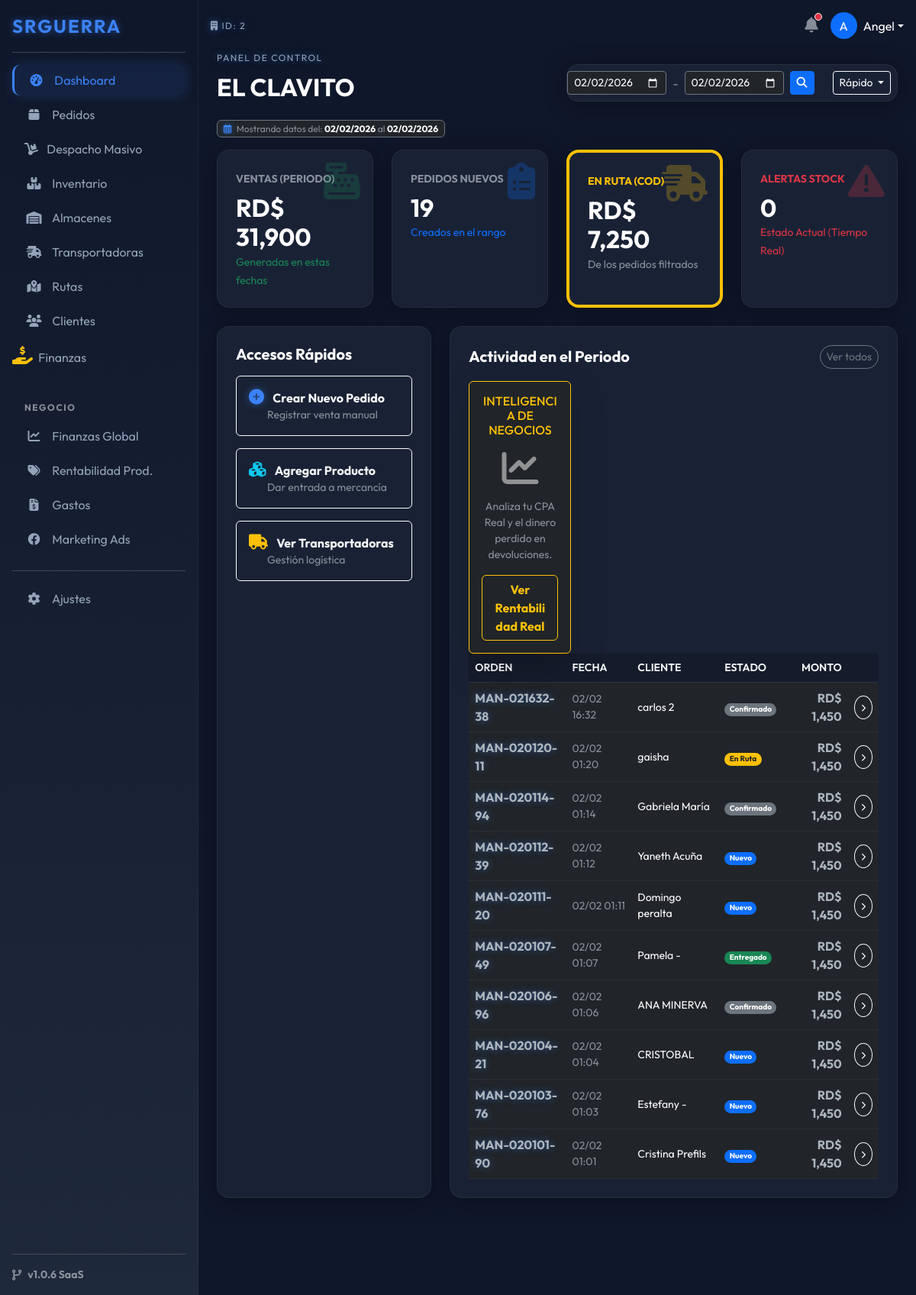
The app's page /index.php?ruta=dashboard&f_ini=2026-02-02&f_fin=2026-02-02 (signed in) with its own data.
### tables this page shows
CREATE TABLE `empresas` (
  `id` int(11) NOT NULL,
  `nombre_comercial` varchar(150) NOT NULL,
  `razon_social` varchar(150) DEFAULT NULL,
  `rnc` varchar(20) DEFAULT NULL,
  `telefono_contacto` varchar(20) DEFAULT NULL,
  `email_contacto` varchar(100) DEFAULT NULL,
  `direccion` text DEFAULT NULL,
  `logo` varchar(255) DEFAULT NULL,
  `sitio_web` varchar(100) DEFAULT NULL,
  `shopify_secret` varchar(255) DEFAULT NULL,
  `plan_suscripcion` enum('Gratis','Pro','Enterprise') DEFAULT 'Pro',
  `estado` enum('Activo','Suspendido') DEFAULT 'Activo',
  `fecha_registro` datetime DEFAULT current_timestamp()
);

CREATE TABLE `pedidos` (
  `id` int(11) NOT NULL,
  `empresa_id` int(11) NOT NULL,
  `cliente_id` int(11) NOT NULL,
  `transportadora_id` int(11) DEFAULT NULL,
  `almacen_id` int(11) DEFAULT NULL,
  `shopify_order_id` bigint(20) DEFAULT NULL,
  `origen` varchar(50) DEFAULT 'Manual',
  `numero_orden` varchar(50) NOT NULL,
  `estado_interno` enum('Nuevo','Confirmado','En Ruta','Entregado','Devuelto','Rechazado','Cancelado') DEFAULT 'Nuevo',
  `total_venta` decimal(10,2) NOT NULL,
  `costo_envio_real` decimal(10,2) DEFAULT 0.00,
  `costo_empaque_real` decimal(10,2) DEFAULT 0.00,
  `notas_internas` text DEFAULT NULL,
  `motivo_rechazo` text DEFAULT NULL,
  `guia_transporte` varchar(100) DEFAULT NULL,
  `fecha_creacion` datetime DEFAULT current_timestamp(),
  `fecha_entrega` datetime DEFAULT NULL,
  `fecha_actualizacion` datetime DEFAULT NULL
);

CREATE TABLE `clientes` (
  `id` int(11) NOT NULL,
  `empresa_id` int(11) NOT NULL,
  `nombre` varchar(150) NOT NULL,
  `telefono` varchar(50) NOT NULL,
  `email` varchar(150) DEFAULT NULL,
  `provincia` varchar(100) DEFAULT NULL,
  `ciudad` varchar(100) DEFAULT NULL,
  `direccion` text DEFAULT NULL,
  `shopify_customer_id` bigint(20) DEFAULT NULL
);

### modules/dashboard/index.php (the view, shortened to what this page needs)
<?php
$empresa_id = $_SESSION['empresa_id'];
$stmt_emp = $pdo->prepare("SELECT nombre_comercial FROM empresas WHERE id = ?");
$stmt_emp->execute([$empresa_id]);
$nombre_empresa = $stmt_emp->fetchColumn();
$fecha_inicio = isset($_GET['f_ini']) ? $_GET['f_ini'] : date('Y-m-d');
$fecha_fin    = isset($_GET['f_fin']) ? $_GET['f_fin'] : date('Y-m-d');
$sql_f_ini = $fecha_inicio . " 00:00:00";
$sql_f_fin = $fecha_fin . " 23:59:59";
$sql_ventas = "SELECT SUM(total_venta) FROM pedidos
               WHERE empresa_id = ?
               AND estado_interno != 'Cancelado'
               AND fecha_creacion BETWEEN ? AND ?";
$stmt = $pdo->prepare($sql_ventas);
$stmt->execute([$empresa_id, $sql_f_ini, $sql_f_fin]);
$ventas_periodo = $stmt->fetchColumn() ?: 0;
$sql_conteo = "SELECT COUNT(*) FROM pedidos
               WHERE empresa_id = ?
               AND fecha_creacion BETWEEN ? AND ?";
$stmt = $pdo->prepare($sql_conteo);
$stmt->execute([$empresa_id, $sql_f_ini, $sql_f_fin]);
$total_pedidos_periodo = $stmt->fetchColumn() ?: 0;
$sql_ruta = "SELECT SUM(total_venta) FROM pedidos
             WHERE empresa_id = ?
             AND estado_interno = 'En Ruta'
             AND fecha_creacion BETWEEN ? AND ?";
$stmt = $pdo->prepare($sql_ruta);
$stmt->execute([$empresa_id, $sql_f_ini, $sql_f_fin]);
$dinero_calle = $stmt->fetchColumn() ?: 0;
$sql_stock = "SELECT COUNT(*) FROM productos WHERE empresa_id = ? AND stock_actual <= 10";
$stmt = $pdo->prepare($sql_stock);
$stmt->execute([$empresa_id]);
$alertas_stock = $stmt->fetchColumn() ?: 0;
$sql_recent = "SELECT p.*, c.nombre as cliente FROM pedidos p
               LEFT JOIN clientes c ON p.cliente_id = c.id
               WHERE p.empresa_id = ?
               AND p.fecha_creacion BETWEEN ? AND ?
               ORDER BY p.id DESC LIMIT 10";
$stmt = $pdo->prepare($sql_recent);
$stmt->execute([$empresa_id, $sql_f_ini, $sql_f_fin]);
$ultimos_pedidos = $stmt->fetchAll();
?>
<div class="row align-items-end mb-4" style="position: relative; z-index: 1050;">
        <div class="col-md-6">
        <span class="h-label text-neon">PANEL DE CONTROL</span>
        <h2 class="fw-bold text-white mb-0"><?php echo strtoupper($nombre_empresa); ?></h2>
    </div>
    <div class="col-md-6">
        <div class="card-glass p-2">
            <form action="index.php" method="GET" class="d-flex gap-2 align-items-center justify-content-end">
                <input type="date" name="f_ini" value="<?php echo $fecha_inicio; ?>" class="form-control form-control-sm bg-dark text-white border-secondary" style="max-width: 130px;">
                <span class="text-muted">-</span>
                <input type="date" name="f_fin" value="<?php echo $fecha_fin; ?>" class="form-control form-control-sm bg-dark text-white border-secondary" style="max-width: 130px;">
                <button type="submit" class="btn btn-sm btn-primary"><i class="fas fa-search"></i></button>
                <div class="dropdown">
                    <button class="btn btn-sm btn-outline-light dropdown-toggle" type="button" data-bs-toggle="dropdown">
                        Rápido
                    </button>
                </div>
            </form>
        </div>
    </div>
</div>
<div class="d-flex align-items-center mb-3">
    <span class="badge bg-dark border border-secondary text-muted fw-normal">
        <i class="far fa-calendar-alt me-1 text-neon"></i>
        Mostrando datos del: <b class="text-white"><?php echo date('d/m/Y', strtotime($fecha_inicio)); ?></b> al <b class="text-white"><?php echo date('d/m/Y', strtotime($fecha_fin)); ?></b>
    </span>
</div>
<div class="row g-4 mb-4">
    <div class="col-md-3">
        <div class="card-glass p-4 h-100 position-relative overflow-hidden">
            <div class="position-absolute top-0 end-0 p-3 opacity-25">
                <i class="fas fa-cash-register fa-3x text-success"></i>
            </div>
            <small class="text-muted text-uppercase fw-bold">Ventas (Periodo)</small>
            <h2 class="text-white fw-bold mb-0 mt-2">RD$ <?php echo number_format($ventas_periodo, 0); ?></h2>
            <small class="text-success">Generadas en estas fechas</small>
        </div>
    </div>
    <div class="col-md-3">
        <div class="card-glass p-4 h-100 position-relative overflow-hidden">
            <div class="position-absolute top-0 end-0 p-3 opacity-25">
                <i class="fas fa-clipboard-list fa-3x text-primary"></i>
            </div>
            <small class="text-muted text-uppercase fw-bold">Pedidos Nuevos</small>
            <h2 class="text-white fw-bold mb-0 mt-2"><?php echo $total_pedidos_periodo; ?></h2>
            <small class="text-primary">Creados en el rango</small>
        </div>
    </div>
    <div class="col-md-3">
        <div class="card-glass p-4 h-100 position-relative overflow-hidden border-start border-4 border-warning">
            <div class="position-absolute top-0 end-0 p-3 opacity-25">
                <i class="fas fa-shipping-fast fa-3x text-warning"></i>
            </div>
            <small class="text-warning text-uppercase fw-bold">En Ruta (COD)</small>
            <h2 class="text-white fw-bold mb-0 mt-2">RD$ <?php echo number_format($dinero_calle, 0); ?></h2>
            <small class="text-muted">De los pedidos filtrados</small>
        </div>
    </div>
    <div class="col-md-3">
        <div class="card-glass p-4 h-100 position-relative overflow-hidden <?php echo $alertas_stock > 0 ? 'bg-danger bg-opacity-10' : ''; ?>">
            <div class="position-absolute top-0 end-0 p-3 opacity-25">
                <i class="fas fa-exclamation-triangle fa-3x text-danger"></i>
            </div>
            <small class="text-danger text-uppercase fw-bold">Alertas Stock</small>
            <h2 class="text-white fw-bold mb-0 mt-2"><?php echo $alertas_stock; ?></h2>
            <small class="text-danger">Estado Actual (Tiempo Real)</small>
        </div>
    </div>
</div>
<div class="row g-4">
    <div class="col-md-4">
        <div class="card-glass p-4 h-100">
            <h5 class="text-white fw-bold mb-3">Accesos Rápidos</h5>
            <div class="d-grid gap-3">
                <a href="index.php?ruta=pedidos/nuevo" class="btn btn-outline-light text-start p-3 hover-scale">
                    <i class="fas fa-plus-circle text-neon me-2 fs-5"></i>
                    <span class="fw-bold">Crear Nuevo Pedido</span>
                    <small class="d-block text-muted ms-4">Registrar venta manual</small>
                </a>
                <a href="index.php?ruta=inventario/nuevo" class="btn btn-outline-light text-start p-3 hover-scale">
                    <i class="fas fa-cubes text-info me-2 fs-5"></i>
                    <span class="fw-bold">Agregar Producto</span>
                    <small class="d-block text-muted ms-4">Dar entrada a mercancía</small>
                </a>
                <a href="index.php?ruta=transportadoras" class="btn btn-outline-light text-start p-3 hover-scale">
                    <i class="fas fa-truck text-warning me-2 fs-5"></i>
                    <span class="fw-bold">Ver Transportadoras</span>
                    <small class="d-block text-muted ms-4">Gestión logística</small>
                </a>
            </div>
        </div>
    </div>
    <div class="col-md-8">
        <div class="card-glass p-4 h-100">
            <div class="d-flex justify-content-between align-items-center mb-3">
                <h5 class="text-white fw-bold mb-0">Actividad en el Periodo</h5>
                <a href="index.php?ruta=pedidos&f_ini=<?php echo $fecha_inicio; ?>&f_fin=<?php echo $fecha_fin; ?>" class="btn btn-sm btn-outline-secondary rounded-pill">
                    Ver todos
                </a>
            </div>
            <div class="col-md-3">
    <div class="card bg-dark border-warning shadow-lg h-100">
        <div class="card-body text-center">
            <h6 class="text-warning text-uppercase mb-3">Inteligencia de Negocios</h6>
            <i class="fas fa-chart-line fa-3x text-white mb-3 opacity-50"></i>
            <p class="text-muted small">Analiza tu CPA Real y el dinero perdido en devoluciones.</p>
            <a href="index.php?ruta=finanzas/rentabilidad" class="btn btn-outline-warning w-100 fw-bold">
                Ver Rentabilidad Real
            </a>
        </div>
    </div>
</div>
            <div class="table-responsive">
                <table class="table table-dark-custom align-middle mb-0">
                    <thead>
                        <tr class="small text-muted text-uppercase">
                            <th>Orden</th>
                            <th>Fecha</th>
                            <th>Cliente</th>
                            <th>Estado</th>
                            <th class="text-end">Monto</th>
                            <th></th>
                        </tr>
                    </thead>
                    <tbody>
                        <?php if(count($ultimos_pedidos) > 0): ?>
                            <?php foreach($ultimos_pedidos as $p): ?>
                            <tr>
                                <td class="text-neon fw-bold"><?php echo $p['numero_orden']; ?></td>
                                <td class="text-muted small"><?php echo date('d/m H:i', strtotime($p['fecha_creacion'])); ?></td>
                                <td class="text-white small"><?php echo $p['cliente']; ?></td>
                                <td>
                                    <?php
                                        $badge = 'bg-secondary';
                                        if($p['estado_interno'] == 'Nuevo') $badge = 'bg-primary';
                                        if($p['estado_interno'] == 'En Ruta') $badge = 'bg-warning text-dark';
                                        if($p['estado_interno'] == 'Entregado') $badge = 'bg-success';
                                    ?>
                                    <span class="badge <?php echo $badge; ?> rounded-pill" style="font-size: 10px;"><?php echo $p['estado_interno']; ?></span>
                                </td>
                                <td class="text-end fw-bold">RD$ <?php echo number_format($p['total_venta'], 0); ?></td>
                                <td class="text-end">
                                    <a href="index.php?ruta=pedidos/ver&id=<?php echo $p['id']; ?>" class="btn btn-sm btn-outline-light rounded-circle">
                                        <i class="fas fa-chevron-right" style="font-size: 10px;"></i>
                                    </a>
                                </td>
                            </tr>
                            <?php endforeach; ?>
                        <?php else: ?>
                            <tr><td colspan="6" class="text-center text-muted py-5">No hay actividad registrada en estas fechas.</td></tr>
                        <?php endif; ?>
                    </tbody>
                </table>
            </div>
        </div>
    </div>
</div>

### assets/css/futuristic.css (style rules this page uses)
:root { --bg-dark: #0f172a; --bg-card: #1e293b; --primary-neon: #3b82f6; --accent-neon: #8b5cf6; --text-main: #f8fafc; --text-muted: #94a3b8; --success-glow: rgba(34, 197, 94, 0.2); --danger-glow: rgba(239, 68, 68, 0.2); }
body { background-color: var(--bg-dark); color: var(--text-main); font-family: 'Outfit', sans-serif; }
.card-glass { background: rgba(30, 41, 59, 0.7); backdrop-filter: blur(10px); -webkit-backdrop-filter: blur(10px); border: 1px solid rgba(255, 255, 255, 0.05); border-radius: 16px; box-shadow: 0 4px 30px rgba(0, 0, 0, 0.3); transition: transform 0.2s; }
.text-neon { color: var(--primary-neon); text-shadow: 0 0 10px rgba(59, 130, 246, 0.5); }
.h-label { font-size: 0.75rem; text-transform: uppercase; letter-spacing: 1.5px; color: var(--text-muted); margin-bottom: 10px; display: block; }
.table-dark-custom { background: transparent; color: var(--text-muted); }
.table-dark-custom th { background: rgba(0,0,0,0.2); color: var(--text-main); border-bottom: 1px solid rgba(255,255,255,0.1); font-weight: 600; }
.table-dark-custom td { border-bottom: 1px solid rgba(255,255,255,0.05); vertical-align: middle; }

### modules/dashboard/index.php (style rules this page uses)
.hover-scale { transition: transform 0.2s; }

### records on screen
empresas: nombre_comercial "EL CLAVITO"
pedidos: numero_orden "MAN-021632-38", fecha_creacion "02/02 16:32", cliente.nombre "carlos 2", estado_interno "Confirmado", total_venta "1,450"
pedidos: numero_orden "MAN-020120-11", fecha_creacion "02/02 01:20", cliente.nombre "gaisha", estado_interno "En Ruta", total_venta "1,450"
pedidos: numero_orden "MAN-020114-94", fecha_creacion "02/02 01:14", cliente.nombre "Gabriela María", estado_interno "Confirmado", total_venta "1,450"
pedidos: numero_orden "MAN-020112-39", fecha_creacion "02/02 01:12", cliente.nombre "Yaneth Acuña", estado_interno "Nuevo", total_venta "1,450"
pedidos: numero_orden "MAN-020111-20", fecha_creacion "02/02 01:11", cliente.nombre "Domingo peralta", estado_interno "Nuevo", total_venta "1,450"
pedidos: numero_orden "MAN-020107-49", fecha_creacion "02/02 01:07", cliente.nombre "Pamela -", estado_interno "Entregado", total_venta "1,450"
pedidos: numero_orden "MAN-020106-96", fecha_creacion "02/02 01:06", cliente.nombre "ANA MINERVA", estado_interno "Confirmado", total_venta "1,450"
pedidos: numero_orden "MAN-020104-21", fecha_creacion "02/02 01:04", cliente.nombre "CRISTOBAL", estado_interno "Nuevo", total_venta "1,450"
pedidos: numero_orden "MAN-020103-76", fecha_creacion "02/02 01:03", cliente.nombre "Estefany -", estado_interno "Nuevo", total_venta "1,450"
pedidos: numero_orden "MAN-020101-90", fecha_creacion "02/02 01:01", cliente.nombre "Cristina Prefils", estado_interno "Nuevo", total_venta "1,450"

### other values on screen
$_SESSION['empresa_id'] "2"
substr($_SESSION['usuario_nombre'], 0, 1) "A"
explode(' ', $_SESSION['usuario_nombre'])[0] "Angel"
date('d/m/Y', strtotime($fecha_inicio)) "02/02/2026"
date('d/m/Y', strtotime($fecha_fin)) "02/02/2026"
$ventas_periodo "31,900"
$total_pedidos_periodo "19"
$dinero_calle "7,250"
$alertas_stock "0"
